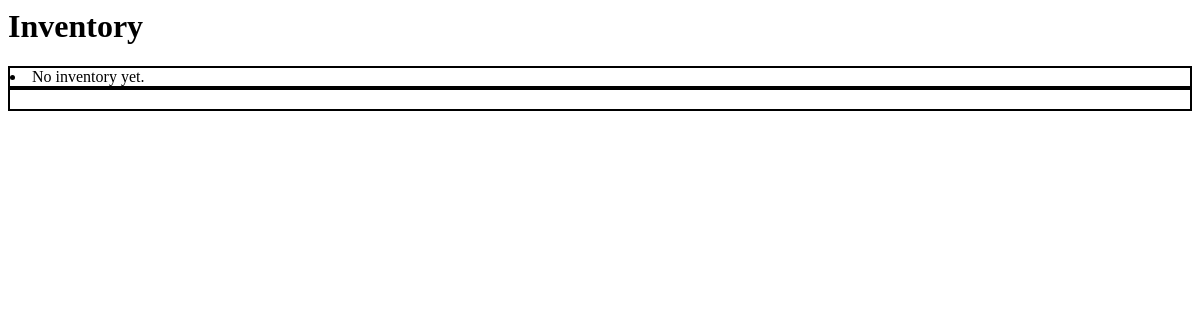
The page /inventory/inventory/ on the database as committed earlier.
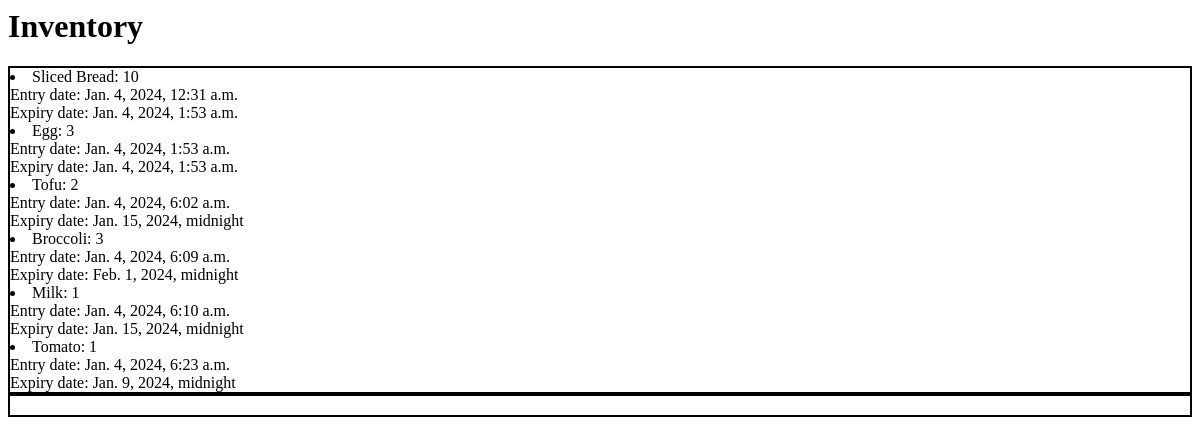
The same page on the database as committed later.
### inventory/models.py (models this page shows, shortened)
class Inventory(models.Model):
    name = models.CharField(max_length=30)
    quantity = models.IntegerField()
    entry_date = models.DateTimeField(auto_now_add=True)
    expiry_date = models.DateTimeField(blank=True,null=True)

### inventory/views.py (the view)
# urls.py: path("inventory/", InventoryListView.as_view(), name="inventory-list"),
class InventoryListView(ListView):
    model = Inventory
    paginate_by = 20
    template_name = 'inventory_list.html'
    def get_context_data(self, **kwargs):
        context = super().get_context_data(**kwargs)
        context["now"] = timezone.now()
        return context

### templates/inventory_list.html (shortened to what this page needs)
<h1>Inventory</h1>
<u1>
    <div style="border: 2px solid #000;">
{% for inventory in object_list %}
    <li> {{inventory.name.title}}: {{inventory.quantity}}
        <br>Entry date: {{inventory.entry_date}}
        <br>Expiry date: {{inventory.expiry_date}}
    </li>
{% empty %}
    <li>No inventory yet.</li>
{% endfor %}
    </div>
</u1>
<f1>
    <div style="border: 2px solid #000;">
    </div>
</f1>

Rows that differ between the two databases and show on the page:
added Inventory: name "Sliced Bread", quantity "10", entry_date "Jan. 4, 2024, 12:31 a.m.", expiry_date "Jan. 4, 2024, 1:53 a.m."
added Inventory: name "Egg", quantity "3", entry_date "Jan. 4, 2024, 1:53 a.m.", expiry_date "Jan. 4, 2024, 1:53 a.m."
added Inventory: name "Tofu", quantity "2", entry_date "Jan. 4, 2024, 6:02 a.m.", expiry_date "Jan. 15, 2024, midnight"
added Inventory: name "Broccoli", quantity "3", entry_date "Jan. 4, 2024, 6:09 a.m.", expiry_date "Feb. 1, 2024, midnight"
added Inventory: name "Milk", quantity "1", entry_date "Jan. 4, 2024, 6:10 a.m.", expiry_date "Jan. 15, 2024, midnight"
added Inventory: name "Tomato", quantity "1", entry_date "Jan. 4, 2024, 6:23 a.m.", expiry_date "Jan. 9, 2024, midnight"
Other text that changed with them:
text no longer shown: "No inventory yet."
